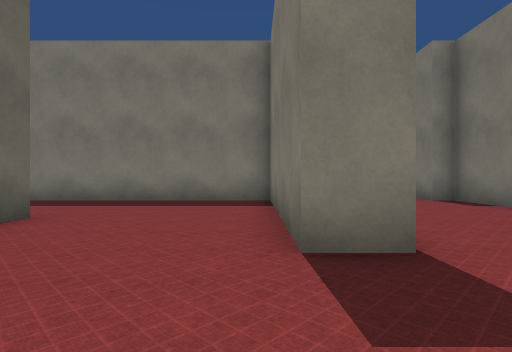
[1] (above)

23 first-person views from a walk through a 3-D level made in the Unity game engine. The camera is 1.2 m above the floor, looks level and sees 80° across. The floor is counted in squares, 1.8 m on a side. Each view is taken from the middle of a square. On the plan, view 1 faces up. The plan holds only what a view shows up to about 10 squares ahead; the rest is blank. The place goes on beyond the plan. The player character is not drawn. Some surface patterns are stand-ins.

[2]
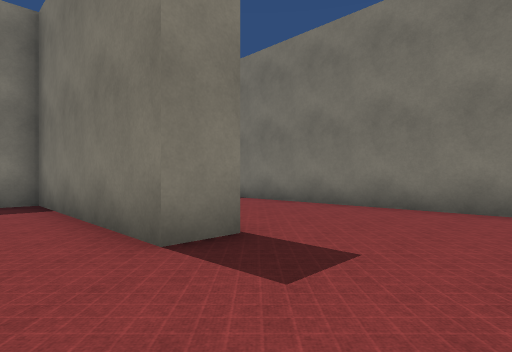

[3]
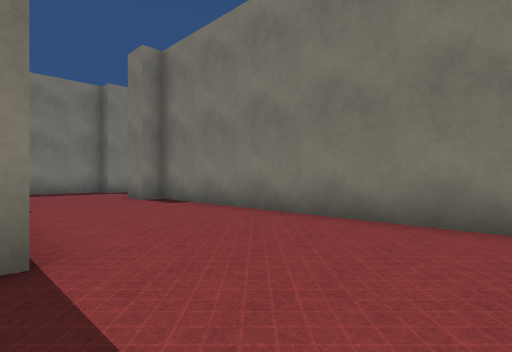

[4]
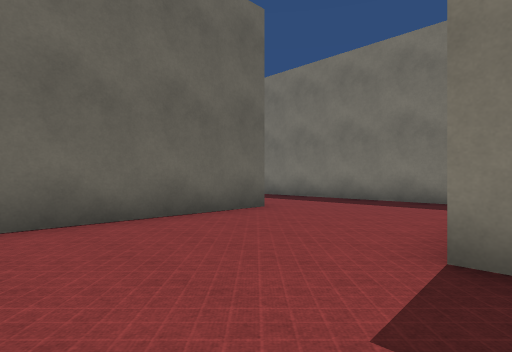

[5]
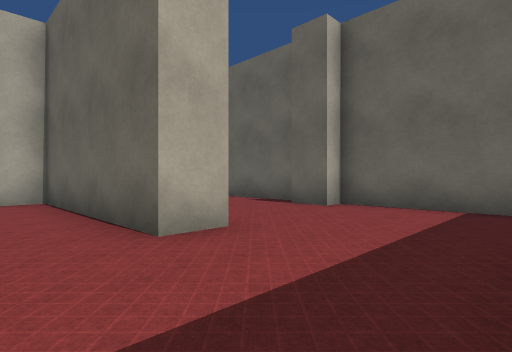

[6]
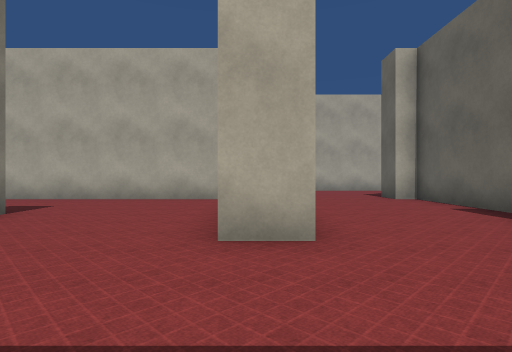

[7]
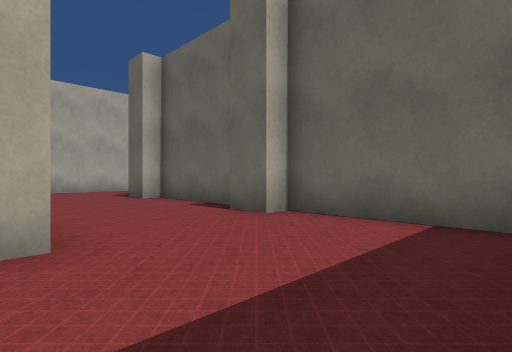

[8]
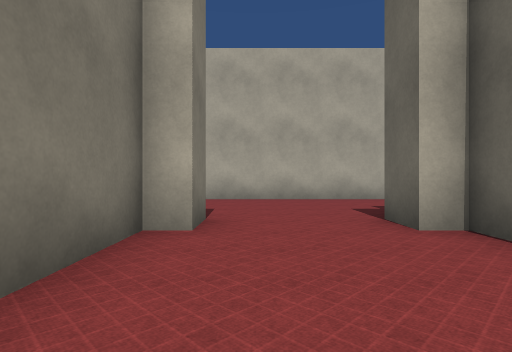

[9]
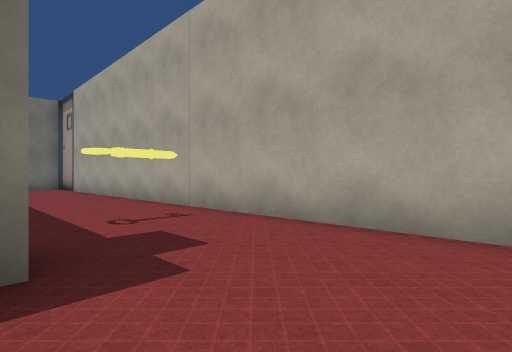

[10]
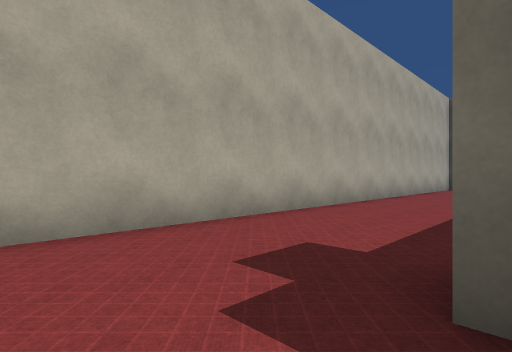

[11]
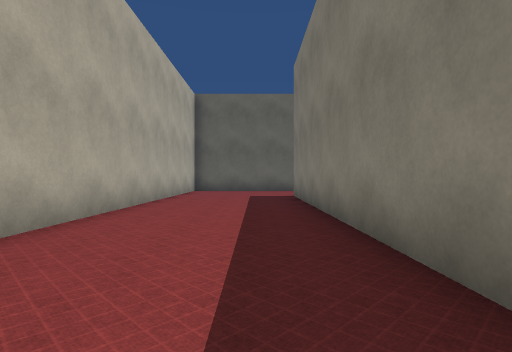

[12]
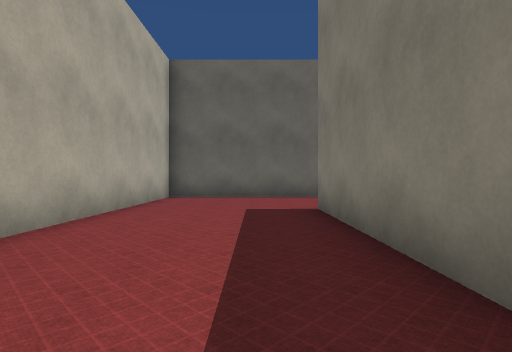

[13]
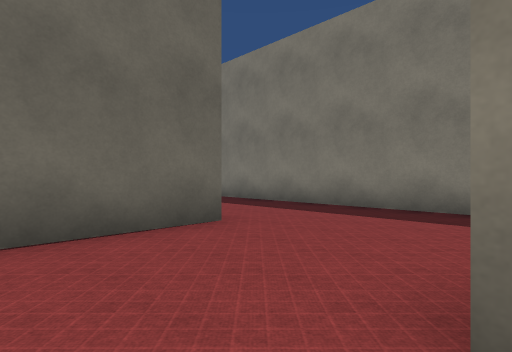

[14]
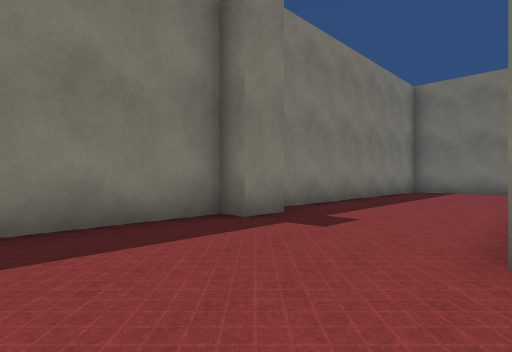

[15]
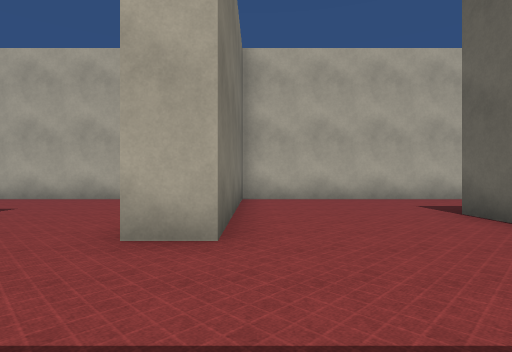

[16]
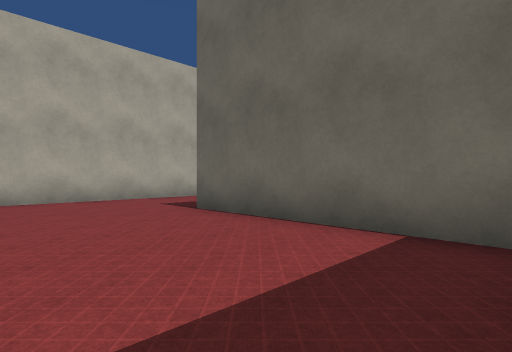

[17]
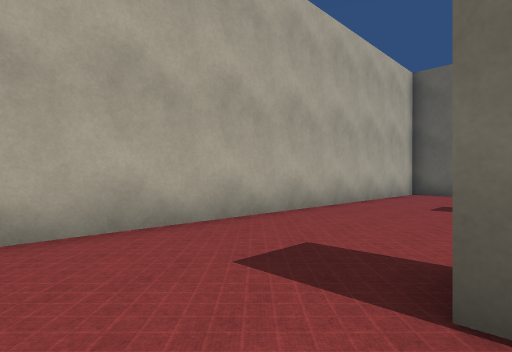

[18]
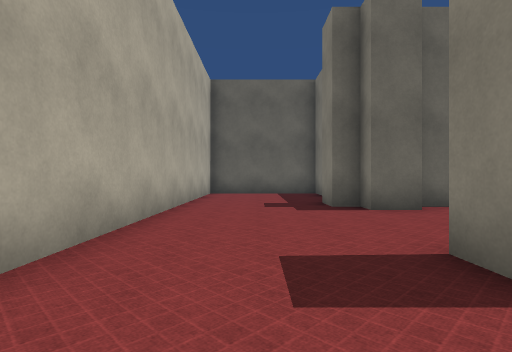

[19]
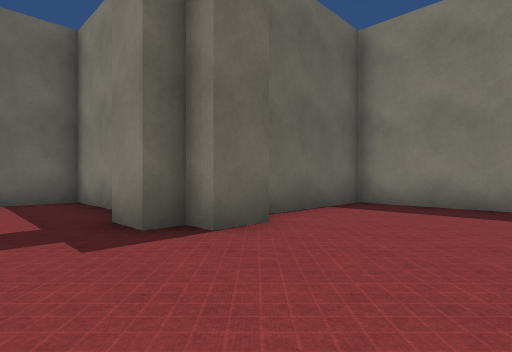

[20]
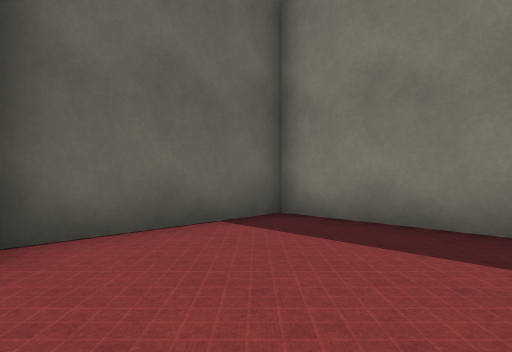

[21]
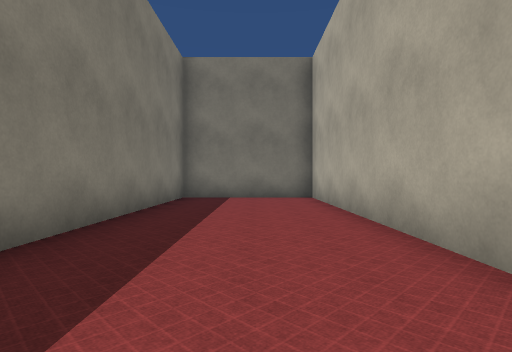

[22]
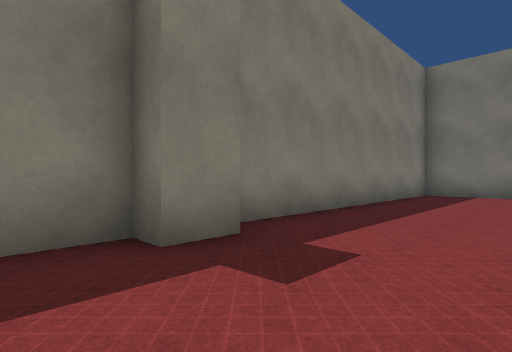

[23]
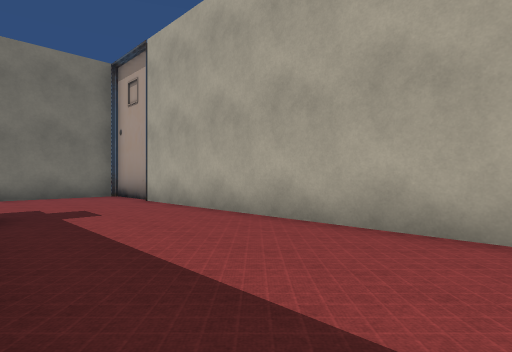

### Floor plan
Points are (right, up) in squares from view 1. A wall is a line through its corners. A room is listed if a view was taken in it or the views show most of it. See-through windows are left out.
Room 1 (views 1, 2, 3, 4, 5, 6, 7, 8)
walls: (1.5, 2.7) (0.4, 2.7) (0.4, 8.3) (-6.1, 8.3); (-4.6, 4.9) (-3.6, 4.9) (-3.6, -0.7) (3.2, -0.7); (-5.2, -0.7) (-4.6, -0.7) (-4.6, 1.4); (5.4, 0.4) (5.4, 8.3) (4.8, 8.3) (4.8, 9.3); (-8.6, 2.9) (-8.6, -0.7) (-8, -0.7); (-8.6, 7.6) (-8.6, 4.3) (-8, 4.3) (-8, 3.2)
ways out: opening at (-6.5, -1) to room 2; opening at (3.5, 9)
Room 2 (views 9, 10, 11, 12, 13, 14, 15, 16, 17, 18, 19, 20, 21, 22, 23)
walls: (-11.5, -1.7) (-20.2, -1.7); (-17, -0.7) (-9.6, -0.7) (-9.6, 3.3) (-18.1, 3.3); (-8, -0.7) (-8, -1.8); (-18.5, 2.7) (-19.6, 2.7) (-19.6, 3.3) (-27.9, 3.3); (-5.2, -1.8) (-5.2, -0.7); (-28.9, -2.3) (-29.6, -2.3); (-28.6, 2.8) (-28.6, -2.4); (-30.4, 3.3) (-33.6, 3.3) (-33.6, -0.8); (-33, -0.6) (-33, -1.7) (-33.6, -1.7) (-33.6, -2.3) (-34.6, -2.3); (8.2, -5.7) (10.4, -5.7) (10.4, -2.9); (-36.2, -1.7) (-37.5, -1.7); (-37.4, -5.7) (-24.6, -5.7) (-24.6, -0.1) (-23.6, -0.1) (-23.6, -5.7) (7.9, -5.7)
ways out: opening at (-6.5, -1) to room 1

Where each view was taken, in squares from view 1:
view 1: 0 up, 0 right, facing up
view 2: 0 up, 1 left, facing up-right
view 3: 0 up, 1 right, facing up-right
view 4: 0 up, 1 right, facing up-left
view 5: 8 up, 2 left, facing down-left
view 6: 8 up, 4 left, facing down
view 7: 8 up, 4 left, facing down-left
view 8: 3 up, 6 left, facing down
view 9: 2 down, 7 left, facing down-right
view 10: 2 down, 7 left, facing down-left
view 11: 3 down, 10 left, facing left
view 12: 3 down, 14 left, facing left
view 13: 3 down, 20 left, facing up-left
view 14: 1 down, 23 left, facing up-right
view 15: 3 up, 25 left, facing down
view 16: 3 up, 25 left, facing down-left
view 17: 2 down, 27 left, facing down-left
view 18: 4 down, 27 left, facing left
view 19: 4 down, 30 left, facing up-left
view 20: 1 down, 30 left, facing up-left
view 21: 1 up, 19 left, facing right
view 22: 0 up, 21 left, facing up-right
view 23: 2 down, 0 right, facing down-right
